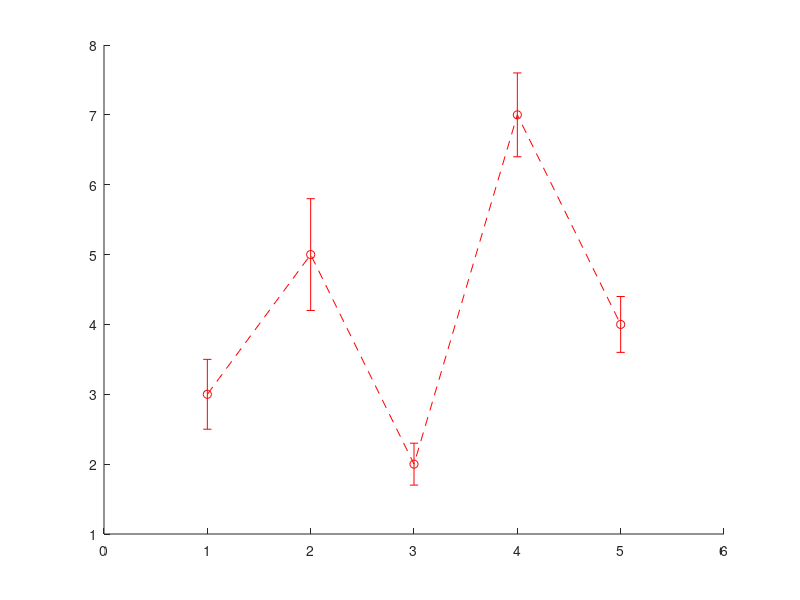

Write the MATLAB code that produced this figure. (Note: this script raises an error after producing the figure.)
x=1:5;
y=[3,5,2,7,4];
error=[0.5,0.8,0.3,0.6,0.4];
errorbar(x,y,error,'--ro','Linewidth',2,'Markersize',8,'MarkerFaceColor','b');
